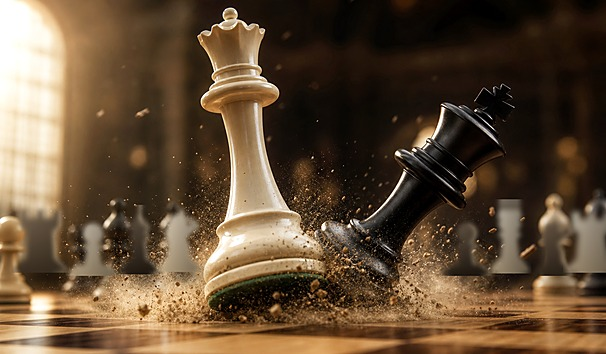
#> input picture assets/kaynak/satranc-vezir.jpg, 606 x 354 px
$ python kapak-satranc-fotograf.py
#> lines starting #> are read from the running program, lines starting #| are printed output that depends on the picture; after the words box and inside, x2 and y2 are one past the last pixel; in counts of white or black regions, pixels touching at a corner belong together
# -*- coding: utf-8 -*-
"""
Satranç kapağı: assets/kaynak/satranc-vezir.jpg karesinden üretilir.

KAYNAK
Kullanıcının ilettiği kare (beyaz vezir ayakta, siyah şah devriliyor) zaten
606x354, yani kapak ölçüsünde geldi. Bu yüzden yapılacak iş kırpma değil,
KADRAJ DÜZELTMESİ ve pozlama.

NEDEN KADRAJ DÜZELTMESİ GEREKTİ (ölçüldü)
Kapaklar .game-thumb içinde `background-size:cover` ile gösterilir; kutunun
eni 140px ile ~300px arasında, boyu sabit 120px'tir. Oran 1.17 ile 2.50
arasında gezerken kapağın oranı 606/354 = 1.71 olduğundan `cover` en kötü
durumda ortadaki %68'lik bandı bırakır (bkz. kapak-ortak.py GUVENLI_ORAN).
Dikeyde bu bant y = 57 .. 297 px demek. Ham karede beyaz vezirin tacı y≈8'de
başlıyor, tabanı y≈295'te bitiyor: 287 px'lik cisim 240 px'lik banda sığmıyor,
yani geniş kutularda TAÇ KESİLİYORDU.

ÇÖZÜM
Fotoğraf %85,4 ölçeğe indirilip alt kenara dayanacak şekilde yerleştirilir
(52 px aşağı); böylece tacın tepesi y≈59'a, vezirin tabanı y≈304'e gelir —
taç güvenli bandın içine girer, tabanın alt pervazı 7 px taşar; bu, mevcut
kapakların toleransıyla (attaki kulaklar da 4-5 px taşıyordu) aynı çizgide.
Kalan kenar boşluğu AYNI fotoğrafın kadrajı dolduracak şekilde büyütülmüş,
bulanıklaştırılmış ve koyultulmuş kopyasıyla doldurulur: arka plan zaten
bulanık bir salon olduğu için bu, alan derinliğinin devamı gibi okunur.
Ön planın kenarları yumuşak bir maskeyle geçiştirilir, en sonda vinyet de
köşeleri kapatır — dikdörtgen bir çerçeve izi kalmaz.

POZLAMA
Parlaklık düz bir çarpanla değil gamma eğrisiyle artırılır (düz çarpan
pencereden gelen ışığı ve altın işlemeleri patlatıyordu).

Kullanım:  python3 tools/kapak-satranc-fotograf.py
"""
import os
import numpy as np
from PIL import Image, ImageFilter, ImageEnhance

KOK = os.path.dirname(os.path.dirname(os.path.abspath(__file__)))
KAYNAK = os.path.join(KOK, 'assets', 'kaynak', 'satranc-vezir.jpg')
HEDEF = os.path.join(KOK, 'assets', 'covers', 'chess.jpg')

GEN, BOY = 606, 354          # yayınlanan kapak ölçüsü
GUVENLI = 0.68               # her ekran genişliğinde görünen orta bant
OLCEK = 0.854                # ham karenin küçültme oranı (hesabı yukarıda)
# Ön plan ALT kenara dayanır: altta kalan ince şerit (7 px) bulanık arka
# planla ön plan arasında görünür bir çizgi bırakıyordu. Böylece taban
# kadrajın dışına taşmaz, üstte ise vinyetin içinde eriyen bir bant kalır.
KAYDIR_Y = None              # None = alta daya (BOY - ön plan yüksekliği)


def kapak():
    ham = Image.open(KAYNAK).convert('RGB')
#> ham is the input picture: PIL image 606x354 RGB; mean R, G, B 98.1, 76.8, 54.4
    if ham.size != (GEN, BOY):
        # Başka ölçüde bir kare gelirse önce kapak oranına kırp.
        w, h = ham.size
        hh = int(w / (GEN / BOY))
        if hh <= h:
            ust = (h - hh) // 2
            ham = ham.crop((0, ust, w, ust + hh))
        else:
            ww = int(h * (GEN / BOY))
            sol = (w - ww) // 2
            ham = ham.crop((sol, 0, sol + ww, h))
        ham = ham.resize((GEN, BOY), Image.LANCZOS)

    # ---- ARKA PLAN: aynı kare, kadrajı taşacak kadar büyütülmüş + bulanık
    bg = ham.resize((int(GEN * 1.62), int(BOY * 1.62)), Image.LANCZOS)
    sol = (bg.width - GEN) // 2
#> sol = 187
    ust = (bg.height - BOY) // 2
#> ust = 109
    bg = bg.crop((sol, ust, sol + GEN, ust + BOY))
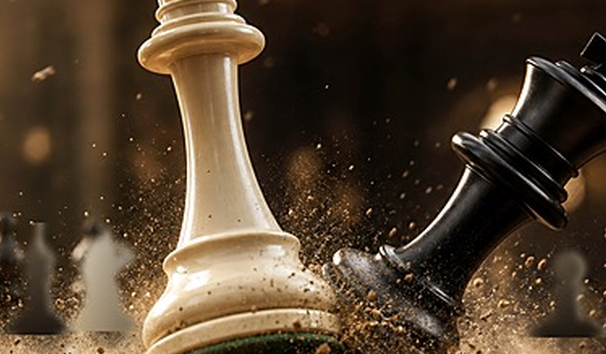
#> bg: PIL image 606x354 RGB; mean R, G, B 81.8, 64.5, 46.2
    bg = bg.filter(ImageFilter.GaussianBlur(26))
    bg = ImageEnhance.Brightness(bg).enhance(0.82)
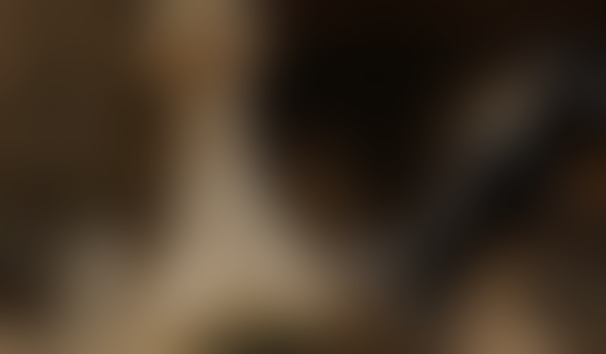
#> bg: PIL image 606x354 RGB; mean R, G, B 66.6, 52.5, 37.4

    # ---- ÖN PLAN: küçültülmüş kare, yumuşak kenarlı maskeyle üstüne
    fw, fh = int(GEN * OLCEK), int(BOY * OLCEK)
    on = ham.resize((fw, fh), Image.LANCZOS)
    ox = (GEN - fw) // 2
    oy = (BOY - fh) if KAYDIR_Y is None else KAYDIR_Y
    maske = Image.new('L', (fw, fh), 0)
#> maske: PIL image 517x302 L; every value is 0
    # 9 px'lik iç dikdörtgen + bulanıklık = tüylenmiş kenar
    maske.paste(255, (26, 26, fw - 26, fh - 26))
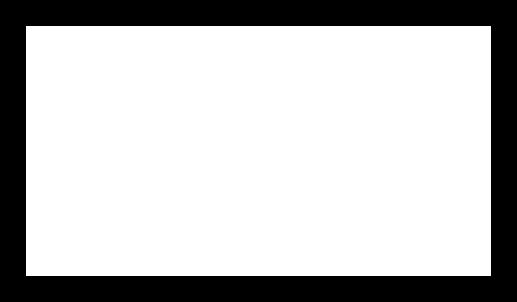
#> maske: PIL image 517x302 L; 74.5% white; 1 black region, box (x1, y1, x2, y2) and area: (0, 0, 517, 302) 39884
    maske = maske.filter(ImageFilter.GaussianBlur(19))
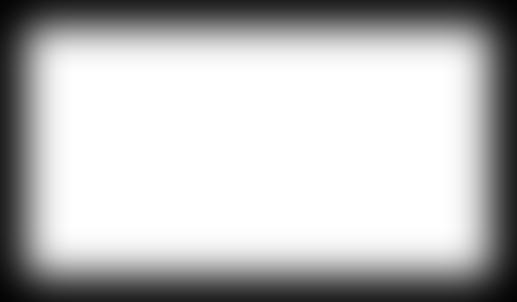
#> maske: PIL image 517x302 L; min 4, max 255, mean 188.7
    kapak = bg.copy()
    kapak.paste(on, (ox, oy), maske)
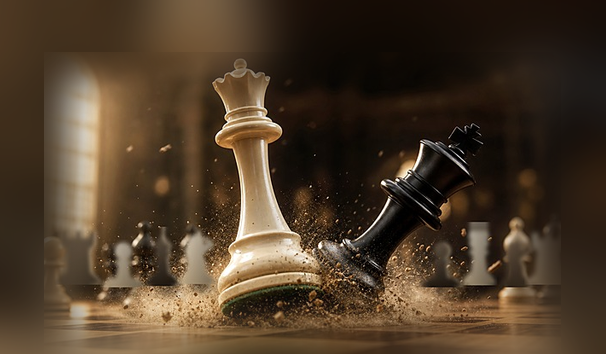
#> kapak: PIL image 606x354 RGB; mean R, G, B 76.4, 59, 40.9

    # ---- POZLAMA: gölgeler ve orta tonlar açılır
    a = np.asarray(kapak, np.float32) / 255.0
    a = np.power(a, 0.845)
    a = np.clip(a * 1.05, 0, 1)
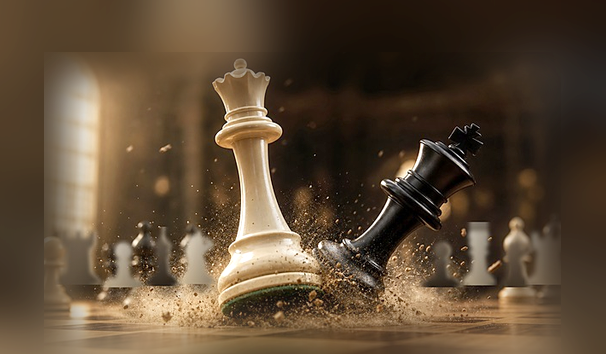
#> a: shape (354, 606, 3) float32; mean R, G, B 0.367, 0.293, 0.212
    im = Image.fromarray((a * 255).astype(np.uint8))

    # ---- VİNYET: köşeleri kapatır, ön planın kenar izini de gizler
    yy, xx = np.mgrid[0:BOY, 0:GEN].astype(np.float32)
    v = np.clip(1.06 - np.sqrt(((xx - GEN / 2) / (GEN * .80)) ** 2 +
                               ((yy - BOY / 2) / (BOY * .80)) ** 2) * 0.78, 0.40, 1.0)
    im = Image.fromarray(np.clip(np.asarray(im, np.float32) * v[:, :, None],
                                 0, 255).astype(np.uint8))
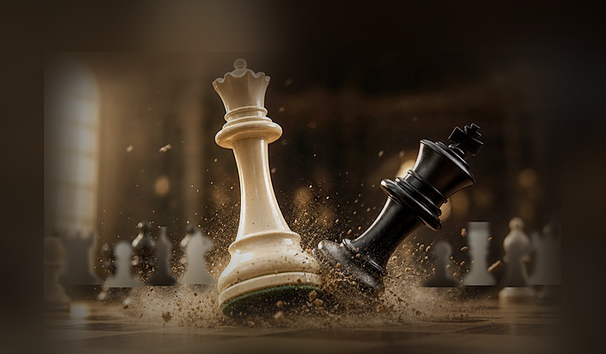
#> im: PIL image 606x354 RGB; mean R, G, B 63.3, 50.4, 36.4

    im = ImageEnhance.Contrast(im).enhance(1.05)
    im = ImageEnhance.Color(im).enhance(1.05)
    im = im.filter(ImageFilter.UnsharpMask(radius=1.3, percent=62, threshold=3))
    im.save(HEDEF, quality=92, optimize=True, progressive=True)
    return im, (ox, oy, ox + fw, oy + fh)


if __name__ == '__main__':
    im, kutu = kapak()
#> kutu = (44, 52, 561, 354)
    gx0, gy0 = GEN * (1 - GUVENLI) / 2, BOY * (1 - GUVENLI) / 2
    print('yazildi', HEDEF, im.size)
#| yazildi assets/covers/chess.jpg (606, 354)
    print('guvenli bant  : x %.0f-%.0f, y %.0f-%.0f' % (gx0, GEN - gx0, gy0, BOY - gy0))
    print('on plan kutusu:', kutu)
#| on plan kutusu: (44, 52, 561, 354)

$ run again, with assets/kaynak/okey101-masa.jpg copied over assets/kaynak/satranc-vezir.jpg
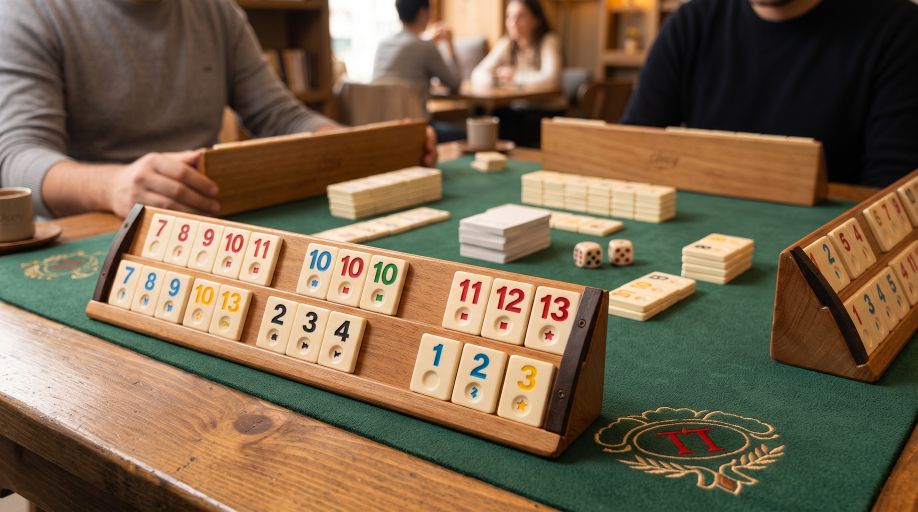
#> input picture assets/kaynak/okey101-masa.jpg, 2752 x 1536 px (shown at 1/3 size)
#> in kapak, ham is the input picture: PIL image 2752x1536 RGB; mean R, G, B 122.1, 101.8, 77
#> in kapak, `a = np.clip(a * 1.05, 0, 1)`:
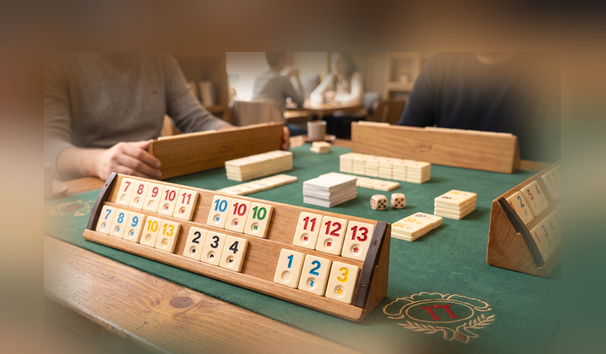
#> a: shape (354, 606, 3) float32; mean R, G, B 0.533, 0.452, 0.346
#> in kapak, `im = Image.fromarray(np.clip(np.asarray(im, np.float32) * v[:, :, None..`:
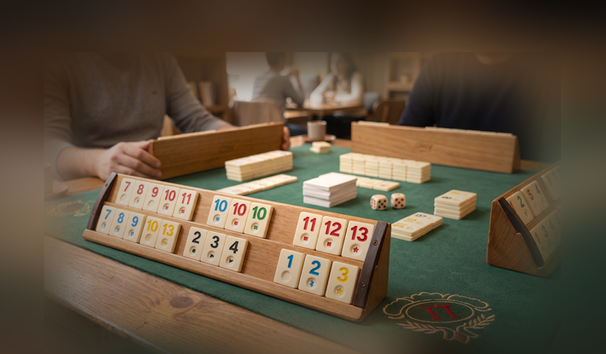
#> im: PIL image 606x354 RGB; mean R, G, B 95.2, 80.7, 61.8
#> kutu = (44, 52, 561, 354)
#| yazildi assets/covers/chess.jpg (606, 354)
#| on plan kutusu: (44, 52, 561, 354)
